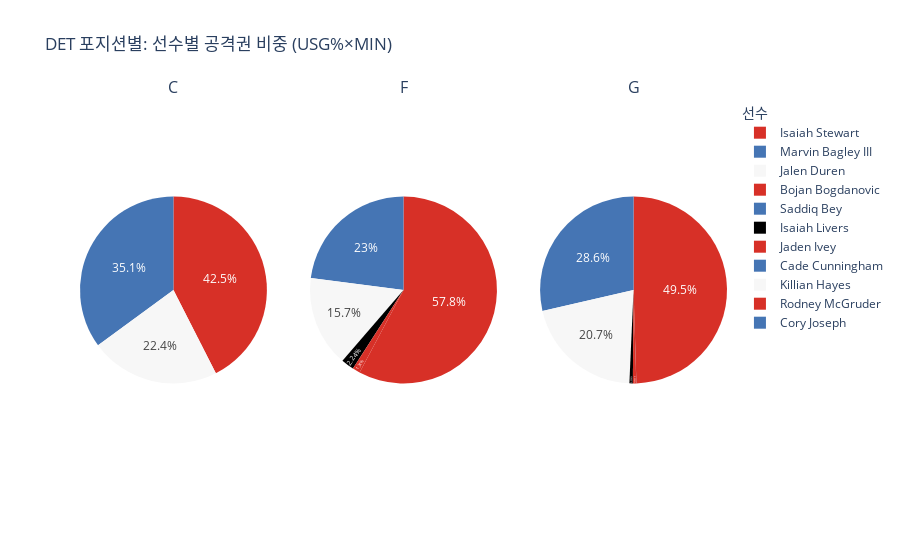

Here is the notebook cell this chart was saved with:
### Code cell
from plotly.subplots import make_subplots
import plotly.graph_objects as go

# 색상 팔레트 (큰 비중부터 차례대로)
custom_colors = ["#d73027", "#4575b4", "#f7f7f7", "#000000"]

positions = ['C','F','G']
subfig = make_subplots(
    rows=1, cols=len(positions),
    specs=[[{"type":"domain"}]*len(positions)],
    subplot_titles=positions
)

for i, pos in enumerate(positions, start=1):
    subdf = player_pos_usg[player_pos_usg['START_POSITION'] == pos]

    # 비중(USG_minutes_sum) 큰 순서대로 정렬
    subdf = subdf.sort_values("USG_minutes_sum", ascending=False).reset_index(drop=True)

    # 색상: 큰 비중부터 빨강-파랑-흰-검정 순서로 할당
    colors = custom_colors * (len(subdf) // len(custom_colors) + 1)

    subfig.add_trace(
        go.Pie(
            labels=subdf['PLAYER_NAME'],
            values=subdf['USG_minutes_sum'],
            name=pos,
            textinfo="percent",
            textposition="inside",
            showlegend=True,
            marker=dict(colors=colors[:len(subdf)])
        ),
        row=1, col=i
    )
subfig.update_layout(
    title_text="DET 포지션별: 선수별 공격권 비중 (USG%×MIN)",
    legend_title="선수"
)

subfig.show()

### Figure 1 — Plotly figure (JSON) as saved in the notebook; plotly's stock layout.template omitted (floating-point values rounded to 4 significant figures)
{"data": [{"domain": {"x": [0, 0.2889], "y": [0, 1]}, "labels": ["Isaiah Stewart", "Marvin Bagley III", "Jalen Duren"], "marker": {"colors": ["#d73027", "#4575b4", "#f7f7f7"]}, "name": "C", "showlegend": true, "textinfo": "percent", "textposition": "inside", "type": "pie", "values": [4540.0, 3745.0, 2396.0]}, {"domain": {"x": [0.3556, 0.6444], "y": [0, 1]}, "labels": ["Bojan Bogdanovic", "Saddiq Bey", "Isaiah Stewart", "Isaiah Livers", "Marvin Bagley III"], "marker": {"colors": ["#d73027", "#4575b4", "#f7f7f7", "#000000", "#d73027"]}, "name": "F", "showlegend": true, "textinfo": "percent", "textposition": "inside", "type": "pie", "values": [19410.0, 7715.0, 5272.0, 752.3, 439.7]}, {"domain": {"x": [0.7111, 1], "y": [0, 1]}, "labels": ["Jaden Ivey", "Cade Cunningham", "Killian Hayes", "Isaiah Livers", "Rodney McGruder", "Cory Joseph"], "marker": {"colors": ["#d73027", "#4575b4", "#f7f7f7", "#000000", "#d73027", "#4575b4"]}, "name": "G", "showlegend": true, "textinfo": "percent", "textposition": "inside", "type": "pie", "values": [21700.0, 12530.0, 9072.0, 260.2, 260.2, 4.802]}], "layout": {"annotations": [{"font": {"size": 16}, "showarrow": false, "text": "C", "x": 0.1444, "xanchor": "center", "xref": "paper", "y": 1, "yanchor": "bottom", "yref": "paper"}, {"font": {"size": 16}, "showarrow": false, "text": "F", "x": 0.5, "xanchor": "center", "xref": "paper", "y": 1, "yanchor": "bottom", "yref": "paper"}, {"font": {"size": 16}, "showarrow": false, "text": "G", "x": 0.8556, "xanchor": "center", "xref": "paper", "y": 1, "yanchor": "bottom", "yref": "paper"}], "legend": {"title": {"text": "선수"}}, "title": {"text": "DET 포지션별: 선수별 공격권 비중 (USG%×MIN)"}}}
